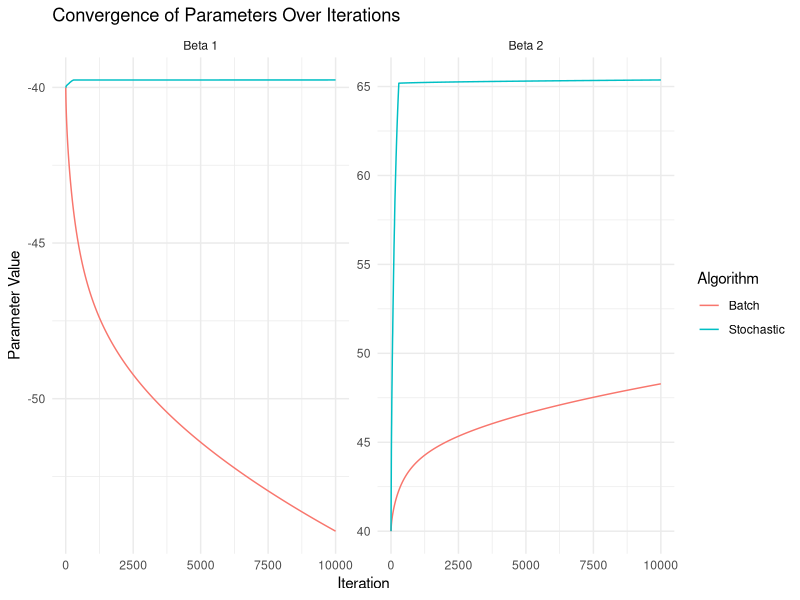

The R script that drew this image:
## ---- chunk 1
knitr::opts_chunk$set(echo = TRUE)
## ---- chunk 2
x <- c(1.6907, 1.7242, 1.7552, 1.7842, 1.8113, 1.8369, 1.8610, 1.8839)
n1 <- c(6 ,13,18,28,52,53,61,60)
n0 <- c(59,60,62,56,63,59,62,60) - n1
## ---- chunk 3
library(ggplot2)
library(tidyr)
library(dplyr)

##data

x <- c(1.6907, 1.7242, 1.7552, 1.7842, 1.8113, 1.8369, 1.8610, 1.8839)
x_scaled <- (x-mean(x))/sd(x)
n1 <- c(6 ,13,18,28,52,53,61,60)
n0 <- c(59,60,62,56,63,59,62,60) - n1

## general

logistic <- function(z) {
  return(ifelse(z >= 0, 
                1 / (1 + exp(-z)), 
                exp(z) / (1 + exp(z))))
}

prob <- function(beta) {
  z <- beta[1] + beta[2]*x_scaled
  return(logistic(z))
}


log_lik <- function(beta) {
  p <- prob(beta)
  return(sum(n1*log(p+eps)+ n0*log(1-p+eps)))
}

## Score

U <- function(beta) {
  U <- matrix(nrow=2, ncol=1)
  p <- prob(beta)
  U[1] <- sum(n1*(1-p)-n0*p)
  U[2] <- sum(x*(n1*(1-p)-n0*p))
  return(U)
}


stoch_U <- function(beta, index) {
  G <- matrix(nrow=2, ncol=1)
  p <- prob(beta)
  w1 <- n1*(1-p)-n0*p
  w2 <- x*(n1*(1-p)-n0*p)
  G[1] <- sum(w1[index])
  G[2] <- sum(w2[index])
  return(G)
}

##Fisher Information

stoch_I <- function(beta, index) {
  com <- matrix(ncol=2, nrow=2)
  p <- prob(beta)
  v1 <- x^2*(n1*(1-p)/(p+eps) - (n0*p)/(1-p+eps))
  v2 <- -x*n1*(1-p)/(p+eps) - n0*p/(1-p+eps)
  v3 <- v2
  v4 <- n1*(1-p)/(p+eps) - n0*p/(1-p+eps)
  com[1,1] <- sum(v1[index])
  com[1,2] <- sum(v2[index])
  com[2,1] <- com[1,2]
  com[2,2] <- sum(v3[index])
  det <- com[1,1]*com[2,2] - com[1,2]^2
  if (abs(det) < 1e-6) {
    warning("Déterminant trop petit, inversion instable")
    det <- diag(2)*1e6
  }
  return(com/(det+eps))
}

I <- function(beta) {
  com <- matrix(ncol=2, nrow=2)
  p <- prob(beta)
  com[1,1] <- sum(x^2*(n1*(1-p)/(p+eps) - (n0*p)/(1-p+eps)))
  com[1,2] <- -sum(x*(n1*(1-p)/(p+eps) - n0*p/(1-p+eps)))
  com[2,1] <- com[1,2]
  com[2,2] <- sum(n1*(1-p)/(p+eps) - n0*p/(1-p+eps))
  det <- (com[1,1]*com[2,2] - com[1,2]^2)
  if (abs(det) < 1e-6) {
    warning("Déterminant trop petit, inversion instable")
    det <- diag(2)*1e6
  }
  return(com/(det+eps))
}

## EMV Algo

EMV_algo <- function(beta, n) {
  ll_old <- log_lik(beta)
  step <- 1
  if (n > 20000) {
    param <- sqrt(lambda/n)
  } else {
    param <- lambda/sqrt(n)
  }
  for (i in 1:10) {
    beta_check <- beta + param*step*(I(beta)%*%U(beta))
    ll_new <- log_lik(beta_check)
    if (all(is.finite(beta_check)) && ll_new >= ll_old) {
      break
    }
    step <- step / 2
  }
  beta_star <- beta_check
  return(beta_star)
}

EMV_algo_stoch <- function(beta, n, index) {
  ll_old <- log_lik(beta)
  step <- 1
  if (n > 20000) {
    param <- sqrt(lambda/n)
  } else {
    param <- lambda/sqrt(n)
  }
  for (i in 1:10) {
    beta_check <- beta + param*step*(stoch_I(beta, index)%*%stoch_U(beta, index))
    ll_new <- log_lik(beta_check)
    if (all(is.finite(beta_check)) && ll_new >= ll_old) {
      break
    }
    step <- step / 2
  }
  beta_star <- beta_check
  return(beta_star)
}

##EMV call

resu_EMV_Batch <- function(beta_H1, beta_H2) {
  for (j in 2:N) {
  resu <- EMV_algo(c(beta_H1[j-1],beta_H2[j-1]),j)
  beta_H1[j] <- resu[1]
  beta_H2[j] <- resu[2]
  
  if (sqrt(sum((resu - c(beta_H1[j-1],beta_H2[j-1]))^2))< nu) {
    message("Convergence atteinte à l'itération ", j)
    break
  }
  }
  return(c(beta_H1, beta_H2))
}

resu_EMV_SG <- function(beta_H1S, beta_H2S) {
  for (j in 2:N) {
  index <- sample(length(x), floor(3*length(x)/4))
  resuS <- EMV_algo_stoch(c(beta_H1S[j-1],beta_H2S[j-1]), j, index)
  beta_H1S[j] <- resuS[1]
  beta_H2S[j] <- resuS[2]
  if (sqrt(sum((resuS - c(beta_H1S[j-1],beta_H2S[j-1]))^2))< nu) {
    message("Convergence atteinte à l'itération ", j)
    break
    }
  }
 return(c(beta_H1S, beta_H2S)) 
}

####EMV calling

##params
eps <- 1e-8
lambda <- 1e8
nu <- 1e-6
N <- 10000
beta_1_init <- -40
beta_2_init <- 40

beta_H1S <- rep(NA, N)
beta_H1S[1] <- beta_1_init
beta_H2S <- rep(NA, N)
beta_H2S[1] <- beta_2_init

beta_H1 <- rep(NA, N)
beta_H1[1] <- beta_1_init
beta_H2 <- rep(NA, N)
beta_H2[1] <- beta_2_init

EMV_output <- resu_EMV_Batch(beta_H1, beta_H2)
beta_H1 <- EMV_output[1:N]
beta_H2 <- EMV_output[(N+1):(2*N)]
EMV_output_sg <- resu_EMV_SG(beta_H1S, beta_H2S)
beta_H1S <- EMV_output_sg[1:N]
beta_H2S <- EMV_output_sg[(N+1):(2*N)]

###Plot

df <- data.frame(
  iter = 1:N,
  beta_H1 = beta_H1,
  beta_H2 = beta_H2,
  beta_H1S = beta_H1S,
  beta_H2S = beta_H2S
)

df_long <- df %>%
  pivot_longer(cols = -iter, names_to = c("param", "method"), 
               names_pattern = "(beta_H1|beta_H2)(S?)",
               values_to = "value") %>%
  mutate(
    param = recode(param, beta_H1 = "Beta 1", beta_H2 = "Beta 2"),
    method = ifelse(method == "S", "Stochastic", "Batch")
  )

ggplot(df_long, aes(x = iter, y = value, color = method)) +
  geom_line() +
  facet_wrap(~param, scales = "free_y") +
  theme_minimal() +
  labs(
    title = "Convergence of Parameters Over Iterations",
    x = "Iteration",
    y = "Parameter Value",
    color = "Algorithm"
  )

c(c(beta_H1[N], beta_H2[N]), c(beta_H1S[N], beta_H2S[N]))
## ---- chunk 4
x <- c(1.6907, 1.7242, 1.7552, 1.7842, 1.8113, 1.8369, 1.8610, 1.8839)
n1 <- c(6 ,13,18,28,52,53,61,60)
n0 <- c(59,60,62,56,63,59,62,60) - n1
set.seed(123)
prob <- function(beta) {
  return(exp(beta[1]+beta[2]*x)/(1+exp(beta[1]+beta[2]*x)))
}

neg_lk <- function(beta) {
  return(-sum(n1*log(prob(beta))+n0*log(1-prob(beta))))
}
N <- 100
resu1 <- rep(NA, N)
resu2 <- rep(NA, N)
for (j in 1:N) {
  param <- runif(2, -100, 100)
  emv <- nlm(neg_lk, p=param)
  resu1[j] <- emv$estimate[1]
  resu2[j] <- emv$estimate[2]
}
fit <- glm(cbind(n1, n0) ~ x, family = binomial(link = "logit"))
coef(fit)
mean(c(resu1 - coef(fit)[1],resu2-coef(fit)[2]))
var(c(resu1 - coef(fit)[1],resu2-coef(fit)[2]))
